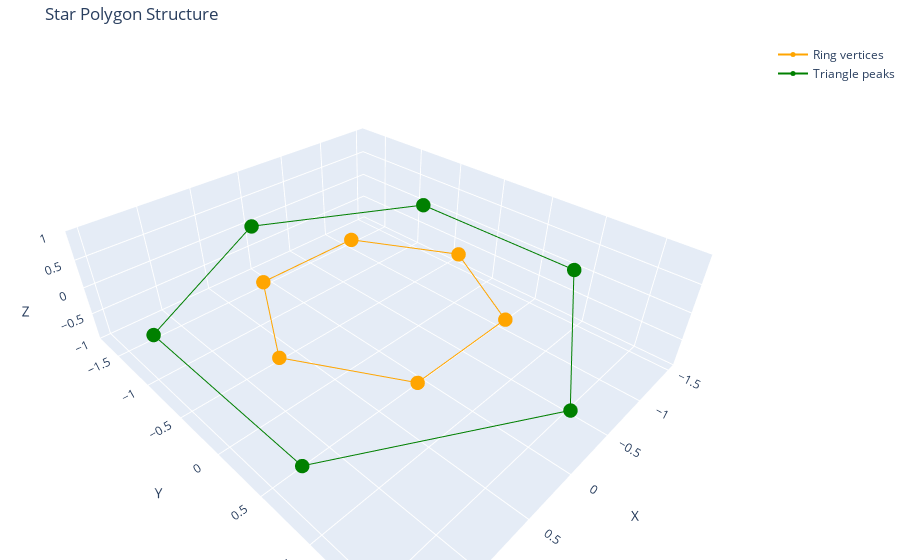

Notebook cell for this chart:
### Code cell
star_points = StarGenerator(6, True)

### Figure 1 — Plotly figure (JSON) as saved in the notebook; plotly's stock layout.template omitted (floating-point values rounded to 4 significant figures)
{"data": [{"line": {"color": "orange"}, "marker": {"color": "orange", "size": 5}, "mode": "markers+lines", "name": "Ring vertices", "type": "scatter3d", "x": [1.0, 0.5, -0.5, -1.0, -0.5, 0.5, 1.0], "y": [0, 0.866, 0.866, 1.225e-16, -0.866, -0.866, 0], "z": [0, 0, 0, 0, 0, 0, 0]}, {"line": {"color": "green"}, "marker": {"color": "green", "size": 5}, "mode": "markers+lines", "name": "Triangle peaks", "type": "scatter3d", "x": [1.5, 2.349e-16, -1.5, -1.5, -1.132e-15, 1.5, 1.5], "y": [0.866, 1.732, 0.866, -0.866, -1.732, -0.866, 0.866], "z": [0, 0, 0, 0, 0, 0, 0]}], "layout": {"margin": {"b": 0, "l": 0, "r": 0, "t": 40}, "scene": {"xaxis": {"title": {"text": "X"}}, "yaxis": {"title": {"text": "Y"}}, "zaxis": {"title": {"text": "Z"}}}, "title": {"text": "Star Polygon Structure"}}}
